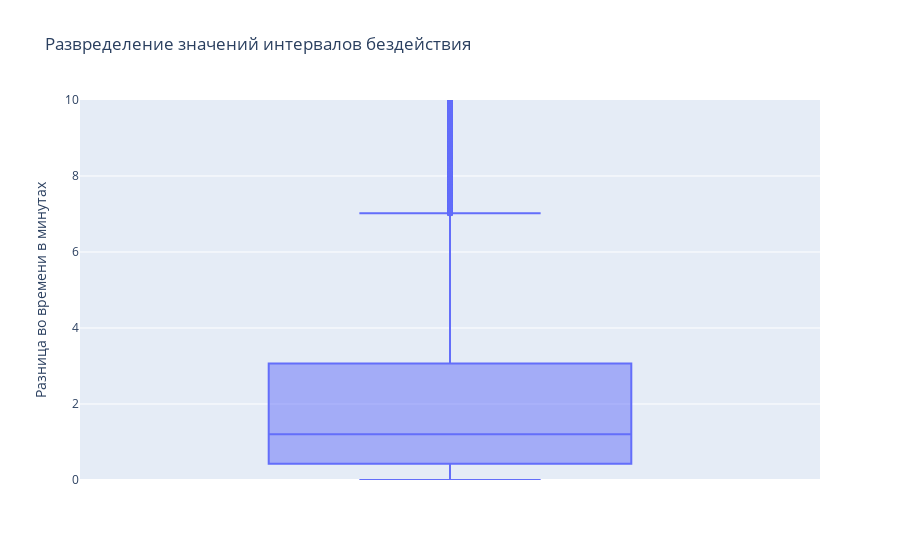

Source (notebook cell):
### Markdown cell above
Для начала найдём распределение интервалов между действиями пользователей и попробуем выбрать интервал бездействия

### Code cell
# сортируем по пользователям и времени
sorted_data = data.sort_values(['user_id','event_time'])

# вычисляем время между действиями
sorted_data['time_diff'] = sorted_data.groupby('user_id')['event_time'].diff()

# переводим разницу во времени в минуты
sorted_data['time_diff_minutes'] = sorted_data['time_diff'].dt.total_seconds() / 60

# убираем пустые значения первого события
df = sorted_data.dropna(subset=['time_diff_minutes'])

# Create a boxplot
fig = px.box(df, y='time_diff_minutes', title='Развределение значений интервалов бездействия')

fig.update_layout(
    yaxis_title='Разница во времени в минутах'
)

# ограничим выбросы
fig.update_yaxes(range=[0, 10])

fig.show()

# вычислим процентиль значений
percentile_95 = df['time_diff_minutes'].quantile(0.95)
print(f"95й процентиль интервалов бездействия: {percentile_95} минут(ы)")

percentile_85 = df['time_diff_minutes'].quantile(0.85)
print(f"85й процентиль интервалов бездействия: {percentile_85} минут(ы)")

### Figure 1 — Plotly figure (JSON) as saved in the notebook; plotly's stock layout.template omitted (floating-point values rounded to 4 significant figures; data arrays with more than 128 entries replaced by an {"elided": "..."} marker saying what was removed)
{"data": [{"alignmentgroup": "True", "hovertemplate": "time_diff_minutes=%{y}<extra></extra>", "legendgroup": "", "marker": {"color": "#636efa"}, "name": "", "notched": false, "offsetgroup": "", "orientation": "v", "showlegend": false, "type": "box", "x0": " ", "xaxis": "x", "y": {"elided": "68786 float values"}, "y0": " ", "yaxis": "y"}], "layout": {"boxmode": "group", "legend": {"tracegroupgap": 0}, "title": {"text": "Развределение значений интервалов бездействия"}, "xaxis": {"anchor": "y", "domain": [0, 1]}, "yaxis": {"anchor": "x", "domain": [0, 1], "range": [0, 10], "title": {"text": "Разница во времени в минутах"}}}}
